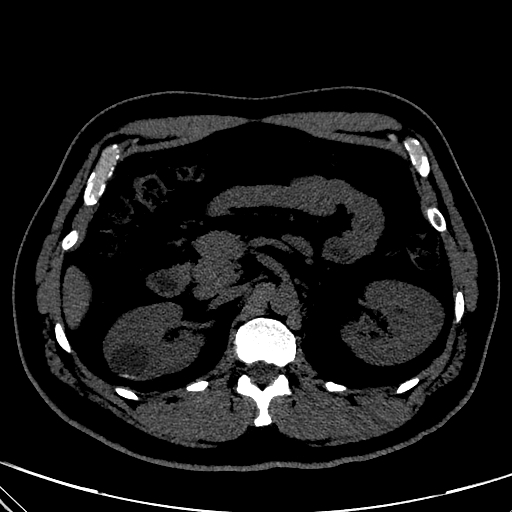
#> input picture Cyst- (19).jpg, 512 x 512 px
$ jupyter execute --allow-errors preprocessing.ipynb
#> lines starting #> are read from the running program, lines starting #| are printed output that depends on the picture; after the words box and inside, x2 and y2 are one past the last pixel; in counts of white or black regions, pixels touching at a corner belong together
[cell 1]
import cv2
import numpy as np
import matplotlib.pyplot as plt

# Function to display the image with a rectangle overlay for the ROI
def display_image_with_roi(image, roi_coords, title="Image with ROI"):
    image_with_roi = image.copy()
    x, y, w, h = roi_coords
    cv2.rectangle(image_with_roi, (x, y), (x + w, y + h), (255, 0, 0), 2)  # Blue rectangle for ROI
    plt.imshow(image_with_roi, cmap='gray')
    plt.title(title)
    plt.axis('off')
    plt.show()

# Load the image
image_path = 'Cyst- (19).jpg'
image = cv2.imread(image_path)
#> image is the input picture: shape (512, 512, 3); min 0, max 255, mean 22.5

# Convert RGB to Grayscale
gray_image = cv2.cvtColor(image, cv2.COLOR_BGR2GRAY)

# Resize the Image to a standard size (e.g., 512x512)
standard_size = (512, 512)
resized_image = cv2.resize(gray_image, standard_size)

# Display the grayscale image
plt.imshow(resized_image, cmap='gray')
plt.title("Resized Grayscale Image")
plt.axis('off')
plt.show()

# Apply CT Window Leveling
def window_level(image, level, width):
#> called with level = 40, width = 400
    min_intensity = level - (width / 2)
    max_intensity = level + (width / 2)
    windowed_image = np.clip(image, min_intensity, max_intensity)
    windowed_image = ((windowed_image - min_intensity) / (max_intensity - min_intensity)) * 255
    return windowed_image.astype(np.uint8)

# Example window level values for renal imaging
window_level_value = 40
window_width_value = 400
normalized_image = window_level(resized_image, window_level_value, window_width_value)

# Display the window-leveled image
plt.imshow(normalized_image, cmap='gray')
plt.title("Window-Leveled Image")
plt.axis('off')
plt.show()

# Define the region of interest (ROI) for the renal area
# Coordinates are in the format: (x, y, width, height)
roi_coords = (100, 250, 350, 150)  # Example coordinates, adjust as needed

# Display the image with the ROI rectangle
display_image_with_roi(normalized_image, roi_coords, title="Normalized Image with ROI")
#> in display_image_with_roi, `cv2.rectangle(image_with_roi, (x, y), (x + w, y + h), (255, 0, 0), 2)`:
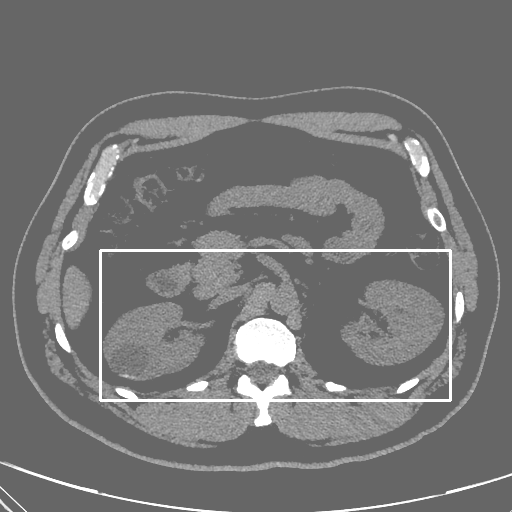
#> image_with_roi: shape (512, 512); min 102, max 255, mean 117.5

# Extract the ROI from the normalized image
x, y, w, h = roi_coords
roi = normalized_image[y:y+h, x:x+w]

# Display the ROI
plt.imshow(roi, cmap='gray')
plt.title("Region of Interest (ROI)")
plt.axis('off')
plt.show()

# Use adaptive thresholding to emphasize the renal area within the ROI
roi_thresholded = cv2.adaptiveThreshold(roi, 255, cv2.ADAPTIVE_THRESH_GAUSSIAN_C, cv2.THRESH_BINARY, 11, 2)
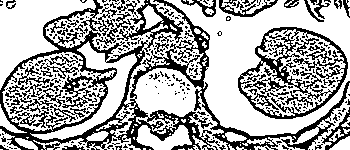
#> roi_thresholded: shape (150, 350); 66.5% white; black in thin lines or dots

# Display the thresholded ROI
plt.imshow(roi_thresholded, cmap='gray')
plt.title("Thresholded ROI")
plt.axis('off')
plt.show()

# Create a mask for the renal area and place it back on the original image size
renal_mask = np.zeros_like(normalized_image)
renal_mask[y:y+h, x:x+w] = roi_thresholded
#> renal_mask: shape (512, 512); 13.3% white; 95 white regions (71 under 20 px), largest, box (x1, y1, x2, y2) and area: (264, 250, 450, 386) 13270, (130, 250, 328, 400) 10376, (100, 250, 196, 340) 3639

# Apply the mask to the normalized image
renal_emphasis = cv2.bitwise_and(normalized_image, renal_mask)

# Optionally, blend the renal area with a blurred background
blurred_background = cv2.GaussianBlur(normalized_image, (21, 21), 0)
renal_area_only = cv2.bitwise_and(renal_emphasis, renal_mask)
suppressed_background = cv2.bitwise_and(blurred_background, cv2.bitwise_not(renal_mask))
final_image = cv2.addWeighted(renal_area_only, 1, suppressed_background, 0.5, 0)
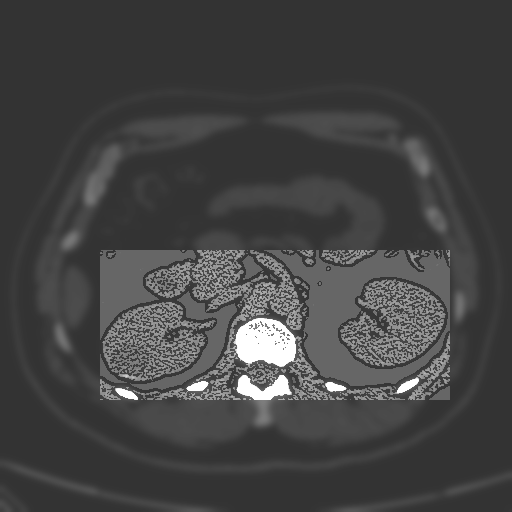
#> final_image: shape (512, 512); min 51, max 255, mean 67.5

# Display the final image
plt.imshow(final_image, cmap='gray')
plt.title("Final Renal Emphasis Image")
plt.axis('off')
plt.show()

# Save the output
output_path = '/mnt/data/processed_ct_image_renal_emphasis.png'
cv2.imwrite(output_path, final_image)
#> Out = True

[cell 2]
import cv2
import numpy as np
import matplotlib.pyplot as plt

def clahe(image_path):
#> called with image_path = 'Cyst- (19).jpg'
    image = cv2.imread(image_path)
    gray_image = cv2.cvtColor(image, cv2.COLOR_BGR2GRAY)
    clahe = cv2.createCLAHE(clipLimit=2.0, tileGridSize=(8,8))
    clahe_image = clahe.apply(gray_image)
    plt.imshow(clahe_image, cmap='gray')
    plt.title("CLAHE")
    plt.axis('off')
    plt.show()
    return clahe_image

def gaussian_blur(image):
    kernel_size = (5, 5)
    sigma = 0
    filtered_image = cv2.GaussianBlur(image, kernel_size, sigma)
    plt.imshow(filtered_image, cmap='gray')
    plt.title("Gaussian Filtering")
    plt.axis('off')
    plt.show()
    return filtered_image

def find_contour(image):
    blurred = cv2.GaussianBlur(image, (5, 5), 0)
    _, binary_image = cv2.threshold(blurred, 0, 255, cv2.THRESH_BINARY + cv2.THRESH_OTSU)
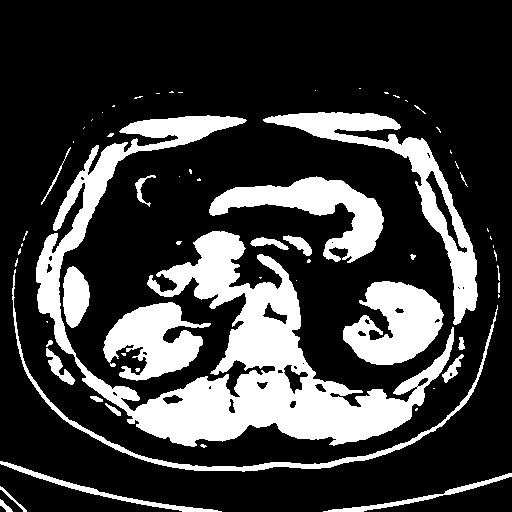
#> binary_image: shape (512, 512); 24% white; 66 white regions (40 under 20 px)
    contours, _ = cv2.findContours(binary_image, cv2.RETR_EXTERNAL, cv2.CHAIN_APPROX_SIMPLE)
#> contours = 66 contours, 46 with area under 20; largest, box (x1, y1, x2, y2) and area: (36, 115, 454, 447) 31590, (263, 112, 478, 325) 7150, (209, 176, 384, 263) 5301, (343, 281, 444, 365) 5252, (103, 302, 211, 381) 4444
    contour_image = cv2.drawContours(cv2.cvtColor(image, cv2.COLOR_GRAY2BGR), contours, -1, (0, 255, 0), 2)
    plt.imshow(contour_image, cmap='gray')
    plt.title("Contour")
    plt.axis('off')
    plt.show()
    return contour_image

def watershed_segmentation(image):
    gray = cv2.cvtColor(image, cv2.COLOR_BGR2GRAY)
    ret, thresh = cv2.threshold(gray, 0, 255, cv2.THRESH_BINARY_INV+cv2.THRESH_OTSU)
#> thresh: shape (512, 512); 72% white; 74 black regions (42 under 20 px), largest, box (x1, y1, x2, y2) and area: (35, 111, 479, 448) 46030, (208, 175, 385, 264) 6207, (342, 280, 445, 366) 5575
#> ret = 70
    kernel = np.ones((3,3), np.uint8)
    opening = cv2.morphologyEx(thresh, cv2.MORPH_OPEN, kernel, iterations=2)
#> opening: shape (512, 512); 70.6% white; 49 black regions (29 under 20 px), largest, box (x1, y1, x2, y2) and area: (35, 111, 479, 449) 55391, (208, 175, 385, 264) 6351, (342, 280, 445, 366) 6019
    sure_bg = cv2.dilate(opening, kernel, iterations=3)
#> sure_bg: shape (512, 512); 81.9% white; 54 black regions (39 under 20 px), largest, box (x1, y1, x2, y2) and area: (83, 233, 462, 445) 25812, (38, 118, 241, 382) 7187, (345, 283, 441, 363) 4458
    dist_transform = cv2.distanceTransform(opening, cv2.DIST_L2, 5)
    ret, sure_fg = cv2.threshold(dist_transform, 0.7*dist_transform.max(), 255, 0)
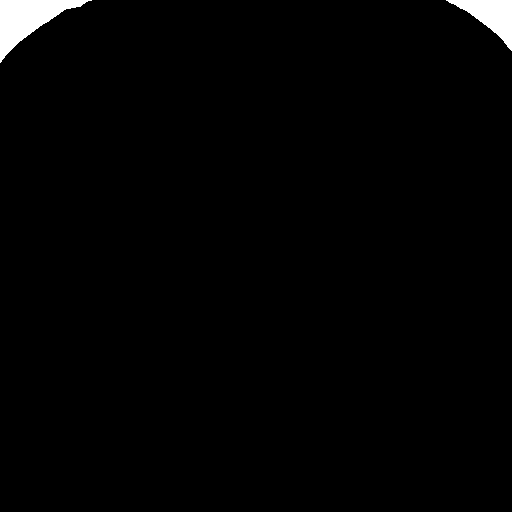
#> sure_fg: shape (512, 512) float32; 1.5% white; 2 white regions, box (x1, y1, x2, y2) and area: (0, 0, 92, 63) 2346, (446, 0, 512, 51) 1457
#> ret = 104.2
    sure_fg = np.uint8(sure_fg)
    unknown = cv2.subtract(sure_bg, sure_fg)
    ret, markers = cv2.connectedComponents(sure_fg)
#> markers: shape (512, 512) int32; 3 distinct labels, from 0 to 2
#> ret = 3
    markers = markers + 1
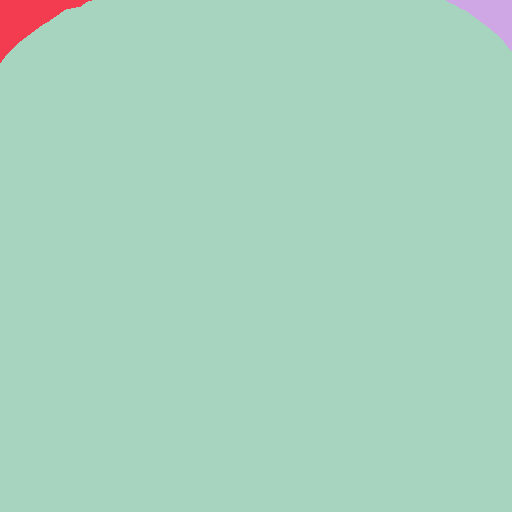
#> markers: shape (512, 512) int32; 3 distinct labels, from 1 to 3; one colour per label, 0 black
    markers[unknown == 255] = 0
#> markers: shape (512, 512) int32; 4 distinct labels, from 0 to 3
    markers = cv2.watershed(image, markers)
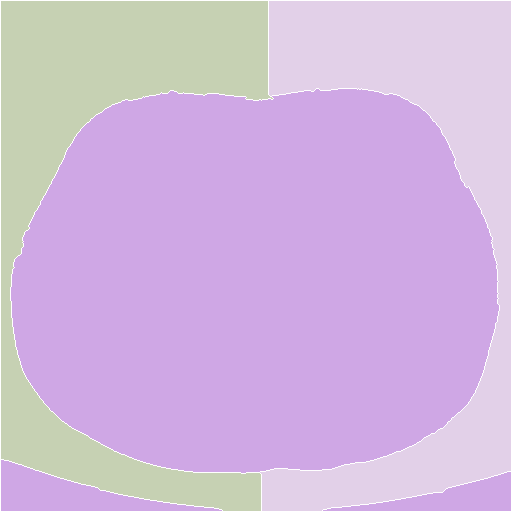
#> markers: shape (512, 512) int32; 4 distinct labels, from -1 to 3; one colour per label, 0 black, -1 white
    image[markers == -1] = [255, 0, 0]
#> image: shape (512, 512, 3); mean B, G, R 28.1, 53.7, 24.2
    plt.imshow(image, cmap='gray')
    plt.title("WaterShed")
    plt.axis('off')
    plt.show()
    return image

def display_image_with_roi(image, roi_coords, title="Image with ROI"):
    image_with_roi = image.copy()
    x, y, w, h = roi_coords
    cv2.rectangle(image_with_roi, (x, y), (x + w, y + h), (255, 0, 0), 2)
    plt.imshow(image_with_roi, cmap='gray')
    plt.title(title)
    plt.axis('off')
    plt.show()

def window_level(image, level, width):
#> called with level = 40, width = 400
    min_intensity = level - (width / 2)
    max_intensity = level + (width / 2)
    windowed_image = np.clip(image, min_intensity, max_intensity)
    windowed_image = ((windowed_image - min_intensity) / (max_intensity - min_intensity)) * 255
    return windowed_image.astype(np.uint8)

def roi(image):
    roi_image = image
    gray_image = cv2.cvtColor(roi_image, cv2.COLOR_BGR2GRAY)
    standard_size = (512, 512)
    resized_image = cv2.resize(gray_image, standard_size)
    window_level_value = 40
    window_width_value = 400
    normalized_image = window_level(resized_image, window_level_value, window_width_value)
    roi_coords = (100, 250, 350, 150)
    display_image_with_roi(roi_image, roi_coords, title="Normalized Image with ROI")
#> in display_image_with_roi, `cv2.rectangle(image_with_roi, (x, y), (x + w, y + h), (255, 0, 0), 2)`:
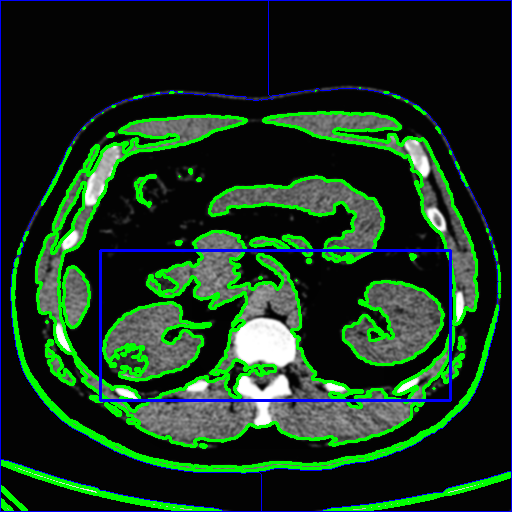
#> image_with_roi: shape (512, 512, 3); mean B, G, R 30.5, 52.7, 23.7

    x, y, w, h = roi_coords
    roi = normalized_image[y:y+h, x:x+w]
    plt.imshow(roi, cmap='gray')
    plt.show()
    roi_thresholded = cv2.adaptiveThreshold(roi, 255, cv2.ADAPTIVE_THRESH_GAUSSIAN_C, cv2.THRESH_BINARY, 11, 2)
#> roi_thresholded: shape (150, 350); 64.5% white; 134 black regions (84 under 20 px), largest, box (x1, y1, x2, y2) and area: (131, 0, 350, 150) 3963, (0, 0, 145, 150) 3863, (245, 33, 341, 113) 2060
    renal_mask = np.zeros_like(normalized_image)
    renal_mask[y:y+h, x:x+w] = roi_thresholded
#> renal_mask: shape (512, 512); 12.9% white; 62 white regions (36 under 20 px), largest, box (x1, y1, x2, y2) and area: (146, 250, 364, 400) 9847, (268, 250, 450, 385) 8622, (102, 293, 236, 389) 5173
    renal_emphasis = cv2.bitwise_and(normalized_image, renal_mask)
    blurred_background = cv2.GaussianBlur(normalized_image, (21, 21), 0)
    renal_area_only = cv2.bitwise_and(renal_emphasis, renal_mask)
    suppressed_background = cv2.bitwise_and(blurred_background, cv2.bitwise_not(renal_mask))
    final_image = cv2.addWeighted(renal_area_only, 1, suppressed_background, 0.5, 0)
    plt.imshow(final_image, cmap='gray')
    plt.title("Final Renal Emphasis Image")
    plt.axis('off')
    plt.show()

# Load the image and apply the processing steps sequentially
image_path = 'Cyst- (19).jpg'
preprocessed_image = clahe(image_path)
preprocessed_image = gaussian_blur(preprocessed_image)
preprocessed_image = find_contour(preprocessed_image)
preprocessed_image = watershed_segmentation(preprocessed_image)
roi(preprocessed_image)

[cell 3]
import cv2
import numpy as np
import matplotlib.pyplot as plt

def clahe(image_path):
#> called with image_path = 'Cyst- (19).jpg'
    image = cv2.imread(image_path, cv2.IMREAD_COLOR)  # Read image as grayscale
    gray = cv2.cvtColor(image, cv2.COLOR_BGR2GRAY)
    ret, thresh = cv2.threshold(gray, 0, 255, cv2.THRESH_BINARY_INV+cv2.THRESH_OTSU)
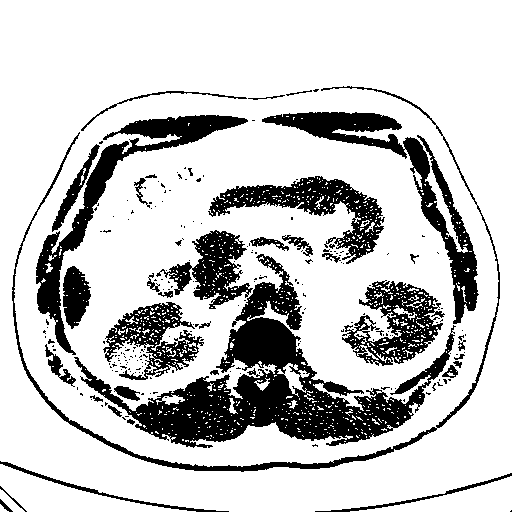
#> thresh: shape (512, 512); 78.4% white; 231 black regions (193 under 20 px), largest, box (x1, y1, x2, y2) and area: (74, 254, 456, 448) 18763, (262, 112, 479, 324) 6739, (36, 115, 248, 355) 6326
#> ret = 48
    kernel = np.ones((3,3), np.uint8)
    opening = cv2.morphologyEx(thresh, cv2.MORPH_OPEN, kernel, iterations=2)
#> opening: shape (512, 512); 73.9% white; 41 black regions (28 under 20 px), largest, box (x1, y1, x2, y2) and area: (36, 112, 479, 448) 50594, (208, 176, 385, 264) 5971, (341, 280, 445, 366) 5622
    sure_bg = cv2.dilate(opening, kernel, iterations=3)
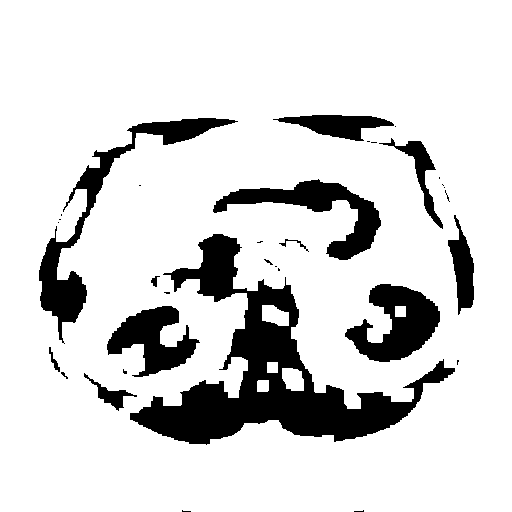
#> sure_bg: shape (512, 512); 84.6% white; 33 black regions (21 under 20 px), largest, box (x1, y1, x2, y2) and area: (130, 234, 455, 445) 18760, (39, 118, 238, 344) 5390, (213, 179, 381, 260) 4059
    dist_transform = cv2.distanceTransform(opening, cv2.DIST_L2, 5)
    ret, sure_fg = cv2.threshold(dist_transform, 0.7*dist_transform.max(), 255, 0)
#> sure_fg: shape (512, 512) float32; 1.5% white; 2 white regions
#> ret = 104.5
    sure_fg = np.uint8(sure_fg)
    unknown = cv2.subtract(sure_bg, sure_fg)
    ret, markers = cv2.connectedComponents(sure_fg)
#> ret = 3
    markers = markers + 1
    markers[unknown == 255] = 0
    markers = cv2.watershed(image, markers)
    image[markers == -1] = [255, 0, 0]
    plt.imshow(image, cmap='gray')
    plt.title("WaterShed")
    plt.axis('off')
    plt.show()
    return image

image_path = 'Cyst- (19).jpg'
preprocessed_image = clahe(image_path)

[cell 4]
import cv2
import numpy as np
import matplotlib.pyplot as plt

def load_image(image_path):
    """ Load an image from disk. """
    return cv2.imread(image_path)

def clahe(image):
    """ Apply Contrast Limited Adaptive Histogram Equalization (CLAHE). """
    gray_image = cv2.cvtColor(image, cv2.COLOR_BGR2GRAY)
    clahe = cv2.createCLAHE(clipLimit=2.0, tileGridSize=(8,8))
    return clahe.apply(gray_image)

def gaussian_blur(image):
    """ Apply Gaussian Blur to the image. """
    return cv2.GaussianBlur(image, (5, 5), 0)

def find_contours(image):
    """ Find contours in the image and draw them. """
    blurred = cv2.GaussianBlur(image, (5, 5), 0)
    _, binary_image = cv2.threshold(blurred, 0, 255, cv2.THRESH_BINARY + cv2.THRESH_OTSU)
    contours, _ = cv2.findContours(binary_image, cv2.RETR_EXTERNAL, cv2.CHAIN_APPROX_SIMPLE)
    contour_image = cv2.drawContours(cv2.cvtColor(image, cv2.COLOR_GRAY2BGR), contours, -1, (0, 255, 0), 2)
    return contour_image

def watershed_segmentation(image):
    """ Apply Watershed Segmentation to the image. """
    gray = cv2.cvtColor(image, cv2.COLOR_BGR2GRAY)
    ret, thresh = cv2.threshold(gray, 0, 255, cv2.THRESH_BINARY_INV+cv2.THRESH_OTSU)
#> ret = 48
    kernel = np.ones((3,3), np.uint8)
    opening = cv2.morphologyEx(thresh, cv2.MORPH_OPEN, kernel, iterations=2)
    sure_bg = cv2.dilate(opening, kernel, iterations=3)
    dist_transform = cv2.distanceTransform(opening, cv2.DIST_L2, 5)
    ret, sure_fg = cv2.threshold(dist_transform, 0.7*dist_transform.max(), 255, 0)
#> ret = 104.5
    sure_fg = np.uint8(sure_fg)
    unknown = cv2.subtract(sure_bg, sure_fg)
    ret, markers = cv2.connectedComponents(sure_fg)
#> ret = 3
    markers = markers + 1
    markers[unknown == 255] = 0
    markers = cv2.watershed(image, markers)
    image[markers == -1] = [255, 0, 0]
    return image

def display_image(image, title="Image", cmap='gray'):
    """ Display an image using matplotlib. """
    plt.imshow(image, cmap=cmap)
    plt.title(title)
    plt.axis('off')
    plt.show()

# [7 lines left out: function window_level, not called in this run]

def roi(image, roi_coords):
    """ Apply region of interest (ROI) processing to the image. """
    x, y, w, h = roi_coords
    roi = image[y:y+h, x:x+w]
    roi_thresholded = cv2.adaptiveThreshold(roi, 255, cv2.ADAPTIVE_THRESH_GAUSSIAN_C, cv2.THRESH_BINARY, 11, 2)
    renal_mask = np.zeros_like(image)
    renal_mask[y:y+h, x:x+w] = roi_thresholded
    renal_emphasis = cv2.bitwise_and(image, renal_mask)
    blurred_background = cv2.GaussianBlur(image, (21, 21), 0)
    renal_area_only = cv2.bitwise_and(renal_emphasis, renal_mask)
    suppressed_background = cv2.bitwise_and(blurred_background, cv2.bitwise_not(renal_mask))
    final_image = cv2.addWeighted(renal_area_only, 1, suppressed_background, 0.5, 0)
    return final_image

# Main execution script
def main(image_path):
    # Load image
    image = load_image(image_path)

    # Apply CLAHE
    clahe_image = clahe(image)
    display_image(clahe_image, title="CLAHE")

    # Apply Gaussian Blur
    blurred_image = gaussian_blur(clahe_image)
    display_image(blurred_image, title="Gaussian Blur")

    # Find contours
    contour_image = find_contours(blurred_image)
    display_image(contour_image, title="Contours")

    # Apply Watershed Segmentation
    watershed_image = watershed_segmentation(image.copy())
    display_image(watershed_image, title="Watershed Segmentation")

    # Define ROI coordinates
    roi_coords = (100, 250, 350, 150)

    # Apply ROI processing
    final_image = roi(watershed_image, roi_coords)
    display_image(final_image, title="Final Renal Emphasis Image")


image_path = 'Cyst- (19).jpg'
#> (the rest of this cell did not finish here and is left out)

[cell 5]
def display_image_with_roi(image, roi_coords, title="Image with ROI"):
    image_with_roi = image.copy()
    x, y, w, h = roi_coords
    cv2.rectangle(image_with_roi, (x, y), (x + w, y + h), (255, 0, 0), 2)  # Blue rectangle for ROI
    plt.imshow(image_with_roi, cmap='gray')
    plt.title(title)
    plt.axis('off')
    plt.show()

def window_level(image, level, width):
    min_intensity = level - (width / 2)
    max_intensity = level + (width / 2)
    windowed_image = np.clip(image, min_intensity, max_intensity)
    windowed_image = ((windowed_image - min_intensity) / (max_intensity - min_intensity)) * 255
    return windowed_image.astype(np.uint8)

def roi(image):
    roi_image = image
    gray_image = cv2.cvtColor(roi_image, cv2.COLOR_BGR2GRAY)
    standard_size = (512, 512)
    resized_image = cv2.resize(gray_image, standard_size)
    window_level_value = 40
    window_width_value = 400
    normalized_image = window_level(resized_image, window_level_value, window_width_value)
    roi_coords = (100, 250, 350, 150)
    display_image_with_roi(normalized_image, roi_coords, title="Normalized Image with ROI")
    x, y, w, h = roi_coords
    roi = normalized_image[y:y+h, x:x+w]
    # Use adaptive thresholding to emphasize the renal area within the ROI
    roi_thresholded = cv2.adaptiveThreshold(roi, 255, cv2.ADAPTIVE_THRESH_GAUSSIAN_C, cv2.THRESH_BINARY, 11, 2)
    renal_mask = np.zeros_like(normalized_image)
    renal_mask[y:y+h, x:x+w] = roi_thresholded
    renal_emphasis = cv2.bitwise_and(normalized_image, renal_mask)
    blurred_background = cv2.GaussianBlur(normalized_image, (21, 21), 0)
    renal_area_only = cv2.bitwise_and(renal_emphasis, renal_mask)
    suppressed_background = cv2.bitwise_and(blurred_background, cv2.bitwise_not(renal_mask))
    final_image = cv2.addWeighted(renal_area_only, 1, suppressed_background, 0.5, 0)
    plt.imshow(final_image, cmap='gray')
    plt.title("Final Renal Emphasis Image")
    plt.axis('off')
    plt.show()


# Load the image
image_path = 'Cyst- (19).jpg'
preprocessed_image = cv2.imread(image_path)
preprocessed_image = roi(preprocessed_image)

[cell 6]
import cv2
import matplotlib.pyplot as plt

# Load the image
image_path = 'Cyst- (19).jpg'
image = cv2.imread(image_path)
gray = cv2.cvtColor(image, cv2.COLOR_BGR2GRAY)

# Initialize SIFT detector
sift = cv2.SIFT_create()

# Detect keypoints and compute descriptors
keypoints, descriptors = sift.detectAndCompute(gray, None)
#> keypoints = 1636 keypoints; strongest (x, y, size): (331, 386, 7), (448, 492, 2.5), (71, 240, 10.3), (95, 492, 3.1)

# Draw keypoints
image_with_keypoints = cv2.drawKeypoints(image, keypoints, None, flags=cv2.DRAW_MATCHES_FLAGS_DRAW_RICH_KEYPOINTS)

# Display image
plt.imshow(cv2.cvtColor(image_with_keypoints, cv2.COLOR_BGR2RGB))
plt.title('SIFT Keypoints')
plt.axis('off')
plt.show()

[cell 7]
import cv2
import matplotlib.pyplot as plt

# Load the image
image_path = 'Cyst- (19).jpg'
image = cv2.imread(image_path)
gray = cv2.cvtColor(image, cv2.COLOR_BGR2GRAY)

# Initialize ORB detector
orb = cv2.ORB_create()

# Detect keypoints and compute descriptors
keypoints, descriptors = orb.detectAndCompute(gray, None)
#> keypoints = 500 keypoints; strongest (x, y, size): (441, 228, 53.6), (262, 390, 31), (207, 384, 31), (243, 377, 64.3)

# Draw keypoints
image_with_keypoints = cv2.drawKeypoints(image, keypoints, None, flags=cv2.DRAW_MATCHES_FLAGS_DRAW_RICH_KEYPOINTS)

# Display image
plt.imshow(cv2.cvtColor(image_with_keypoints, cv2.COLOR_BGR2RGB))
plt.title('ORB Keypoints')
plt.axis('off')
plt.show()
